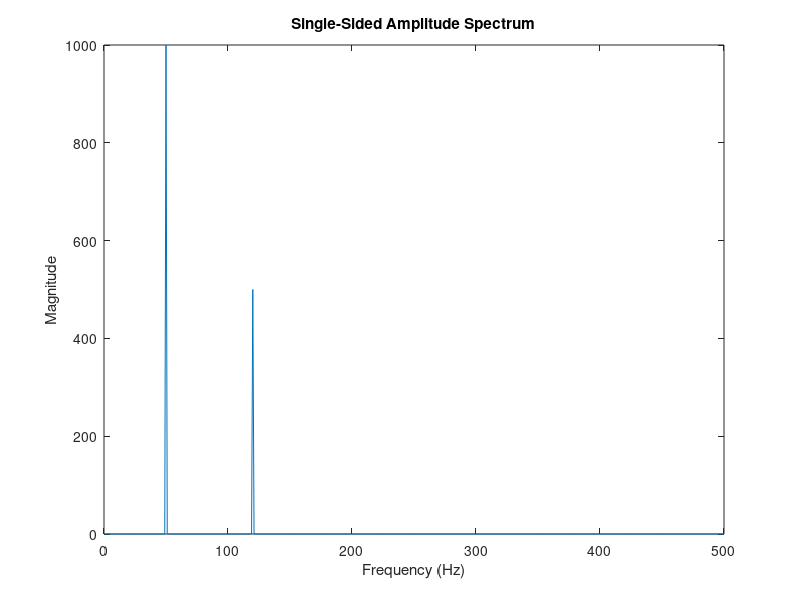

MATLAB code to generate this figure:
% Single-Sided Amplitude Spectrum of a signal
clear; close all; clc;

fs = 1000;
t = 0:1/fs:1-1/fs;

f1 = 50;
f2 = 120;

x = sin(2*pi*f1*t) + 0.5*sin(2*pi*f2*t);

Y = fft(x);
P2 = abs(Y);
P1 = P2(1:length(P2)/2+1);
P1(2:end-1) = 2*P1(2:end-1);

f = fs*(0:(length(P1)-1))/length(P2);

figure;
plot(f, P1);
title('Single-Sided Amplitude Spectrum');
xlabel('Frequency (Hz)');
ylabel('Magnitude');
